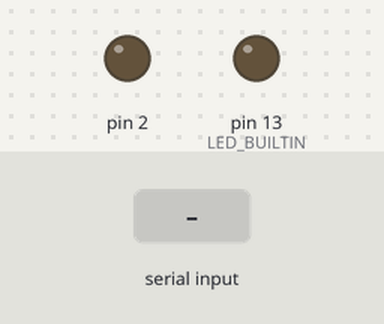
Bench run of a sketch on a simulated Arduino Uno, built with avr-gcc and run on an emulated ATmega328P. Shown: output pins drawn as LEDs (lit = HIGH). Dashed ring = blinking. The test bench sets the inputs (shaded band). What the sketch prints to the serial monitor is not drawn.

Above: at 1.2 s.
1.3 s: "1" received over Serial
At 2.2 s:
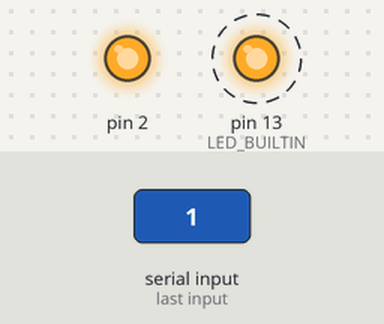
4.3 s: "5" received over Serial
At 5.2 s:
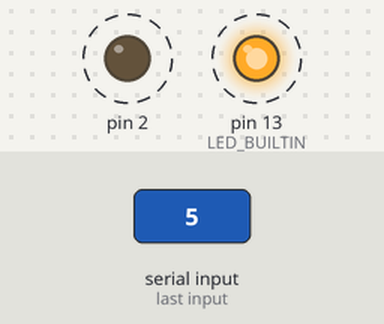
7.3 s: "2" received over Serial
At 7.6 s:
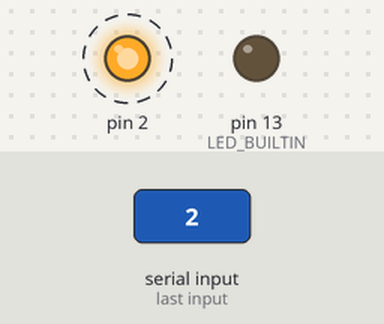
Timing chart, 0 to 14.8 s (numbered marks = the images above; inputs shaded):
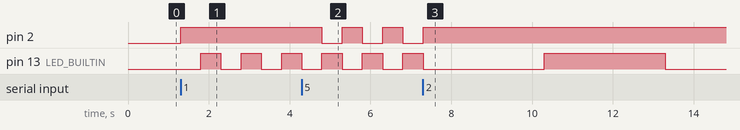

The sketch:

bluetooth_arduino.ino
```cpp
// 업로드시 RX, TX핀을 제거하고 업로드

void setup() {
  pinMode(LED_BUILTIN, OUTPUT);
  pinMode(2, OUTPUT);

//Begin Serial Monitor
  Serial.begin(9600); //블루투스 시리얼
  Serial.write("ESP8266 DEMO");
  Serial.println();
}


void loop() {

  static boolean flag = true;

  if (Serial.available()) {
    char br = Serial.read();

  switch(br){
      case '1' :
        for(int i=0;i<3;i++){
        digitalWrite(2, HIGH);
        digitalWrite(LED_BUILTIN, LOW);
        delay(500);
        digitalWrite(2, HIGH);
        digitalWrite(LED_BUILTIN, HIGH);
        delay(500);
      }
      break;

      case '2' :
        for(int i=0;i<3;i++){
        digitalWrite(2, HIGH);
        digitalWrite(LED_BUILTIN, LOW);
        delay(3000);
        digitalWrite(2, HIGH);
        digitalWrite(LED_BUILTIN, HIGH);
        delay(3000);
      }
      break;

      case '3' :
        digitalWrite(2, HIGH);
        digitalWrite(LED_BUILTIN, LOW);
        delay(30);
      break;

      case '4' :
      {
        switch(flag){
        case true:
          digitalWrite(2, HIGH);
          digitalWrite(LED_BUILTIN, LOW);
          flag=false;
          break;
        case false:
          digitalWrite(2, HIGH);
          digitalWrite(LED_BUILTIN, HIGH);
           flag=true;
           break;
      }
      break;
      }

      case '5' :
        for(int i=0;i<3;i++){
        digitalWrite(2, HIGH);
        digitalWrite(LED_BUILTIN, LOW);
        delay(500);
        digitalWrite(2, LOW);
        digitalWrite(LED_BUILTIN, HIGH);
        delay(500);
      }
      digitalWrite(2, HIGH);
      digitalWrite(LED_BUILTIN, HIGH);
      break;

        case 'a' :
        digitalWrite(2, HIGH);
        digitalWrite(LED_BUILTIN, HIGH);
        break;
    }

  }

}
```

Measured:
- after the input at 1.3 s, pin 2: LOW → HIGH at once; pin 13 (LED_BUILTIN): alternates HIGH for 0.50 s and LOW for 0.50 s, starting after 0.50 s
- after the input at 4.3 s, pin 2: alternates HIGH for 0.50 s and LOW for 0.50 s, starting after 0.50 s; pin 13 (LED_BUILTIN): alternates HIGH for 0.50 s and LOW for 0.50 s, starting at once
- after the input at 7.3 s, pin 13 (LED_BUILTIN): HIGH → LOW at once, → HIGH 3.0 s later, → LOW 3.0 s later
